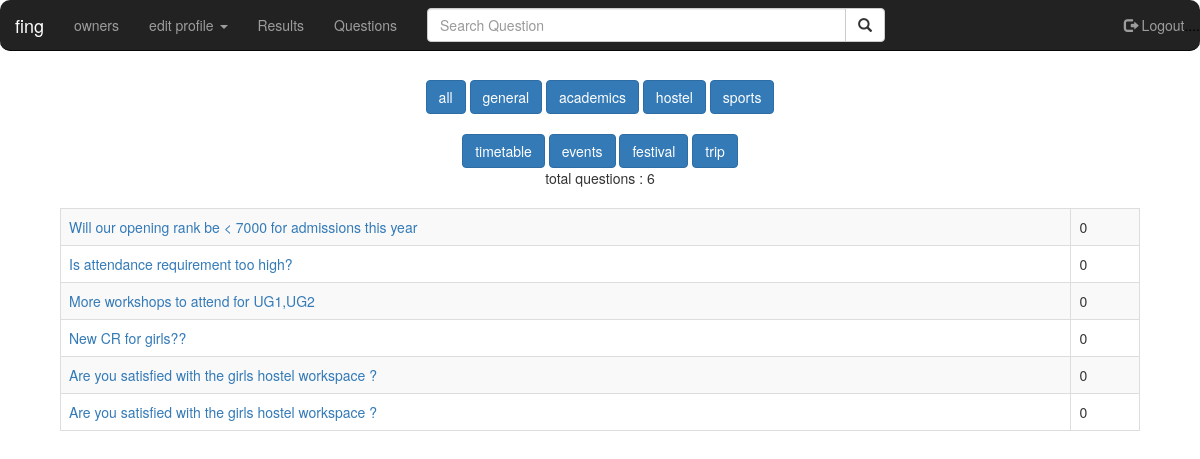
Screenshot of /results/academics/ (signed in) with the database file from the repository.
### mysite/models.py (models this page shows, shortened)
class QuestionTable(models.Model):
    question_text = models.CharField(max_length=100, blank=False)
    question_text_undrscr= models.CharField(max_length=100, blank=False)
    gender = models.CharField(max_length=1, choices=(('M','Male'),('F','Female'),('A','All')), blank=False, default='A')
    category = models.CharField(max_length=20, choices=(('ACADEMICS', 'ACADEMICS'), ('HOSTEL', 'HOSTEL'),('SPORTS','SPORTS'),('TIMETABLE','TIMETABLE'),('EVENTS','EVENTS'),('FESTIVAL','FESTIVAL'),('TRIP','TRIP'),('GENERAL','GENERAL')), default='GENERAL')
    yes_vote = models.PositiveIntegerField(default=0)
    no_vote =  models.PositiveIntegerField(default=0)
    dontcare_vote = models.PositiveIntegerField(default=0)
    confused_vote = models.PositiveIntegerField(default=0)
    dead_line = models.DateField()

### mysite/views.py (the view)
# urls.py: url(r'^results/academics/$', result_academics, name="academics2"),
def result_academics(request):
    if not request.user.is_authenticated():
        return redirect('/')
    g = UserProfileModel.objects.get(user=request.user).gender
    if g =="A":
       all_questions = QuestionTable.objects.filter(gender='A', category='ACADEMICS', dead_line__lt=timezone.now())
    else:
        all_questions = QuestionTable.objects.filter(gender='A', category='ACADEMICS', dead_line__lt=timezone.now())
        all_questions2= QuestionTable.objects.filter(gender=g, category='ACADEMICS', dead_line__lt=timezone.now())
    c = all_questions.count()+all_questions2.count()
    return render(request, 'mysite/question/all2.html',{'c':c,'all_questions': all_questions, 'all_questions2': all_questions2, })

### mysite/templates/mysite/question/all2.html (shortened to what this page needs)
<!DOCTYPE html>
<head>
{% load staticfiles %}
  <link rel="stylesheet" href="https://maxcdn.bootstrapcdn.com/bootstrap/3.3.7/css/bootstrap.min.css">
<link rel="stylesheet" type="text/css" href="{% static 'mysite' %}">
</head>
<body background="color:rgb(0,0,0)">
<nav class="navbar navbar-inverse navbar-fixed-top">
    <div class="contaner-fluid">
        <div class="navbar-header">
            <a class="navbar-brand active" href="{% url 'home' %}">fing</a>
        </div>
        <div class="collapse navbar-collapse" id="topNavBar">
            <ul class="nav navbar-nav">
                <li><a href="{% url 'owners' %}">owners</a></li>
                <li class="dropdown">
                  <a class="dropdown-toggle" data-toggle="dropdown" href="#">edit profile <span class="caret"></span></a>
                </li>
                <li><a href="{% url 'results' %}">Results</a></li>
                <li><a href="{% url 'questions' %}">Questions</a></li>
            </ul>
            <form class="navbar-form navbar-left">
                <div class="input-group">
                    <input type="text" id = "filt" class="form-control" placeholder="Search Question" size="50" onkeyup="search()">
                    <div class="input-group-btn">
                      <button class="btn btn-default" type="submit">
                        <i class="glyphicon glyphicon-search"></i>
                      </button>
                    </div>
                </div>
            </form>
            <ul class="nav navbar-nav navbar-right">
                <li><a href="{% url 'logout' %}"><span class="glyphicon glyphicon-log-out"></span> Logout<span style="color:black">....</span></a></li>
            </ul>
        </div>
    </div>
</nav>
<center>
    <br><br><br><br>
            <div class="btn-group">
                <a href="{% url 'results' %}"><button type="button" class="btn btn-primary">all</button></a>
                <a href="{% url 'general2' %}"><button type="button" class="btn btn-primary">general</button></a>
                <a href="{% url 'academics2' %}"><button type="button" class="btn btn-primary">academics</button></a>
                <a href="{% url 'hostel2' %}"><button type="button" class="btn btn-primary">hostel</button></a>
                    <a href="{% url 'sports2' %}"><button type="button" class="btn btn-primary">sports</button></a><br><br>
                    <a href="{% url 'timetable2' %}"><button type="button" class="btn btn-primary">timetable</button></a>
                <a href="{% url 'events2' %}"><button type="button" class="btn btn-primary">events</button></a>
                <a href="{% url 'festival2' %}"><button type="button" class="btn btn-primary">festival</button></a>
                    <a href="{% url 'trip2' %}"><button type="button" class="btn btn-primary">trip</button></a>
            </div>
    <div class="table-responsive">
        <table style="width:90%;padding:10px;" class="table table-striped table-bordered table-hover" id="ta">
        <h3>    {% for q in all_questions %}
                <tr>
                <td><a href="/results/{{q.id}}/">{{ q.question_text }}</a></td>
                    <td>0</td>
                </tr>
            {% endfor %}
        {% for q1 in all_questions2 %}
                <tr>
                <td><a href="/results/{{q1.id}}/">{{ q1.question_text }}</a></td>
                    <td>0</td>
                </tr>
            {% endfor %}
        </h3>
    </table>
    </div>
    </center>
</body>
</html>

### mysite/templates/mysite/question/all2.html (style rules this page uses)
table, td, tr, th { border:1px solid black; border-collapse:collapse; padding:10px }
.navbar, navbar-inverse { border-radius:10px; }
#ta { border-radius:10px; }

### rows the page displays
QuestionTable: question_text "Will our opening rank be < 7000 for admissions this year"
QuestionTable: question_text "Is attendance requirement too high?"
QuestionTable: question_text "More workshops to attend for UG1,UG2"
QuestionTable: question_text "New CR for girls??"
QuestionTable: question_text "Are you satisfied with the girls hostel workspace ?"
QuestionTable: question_text "Are you satisfied with the girls hostel workspace ?"
